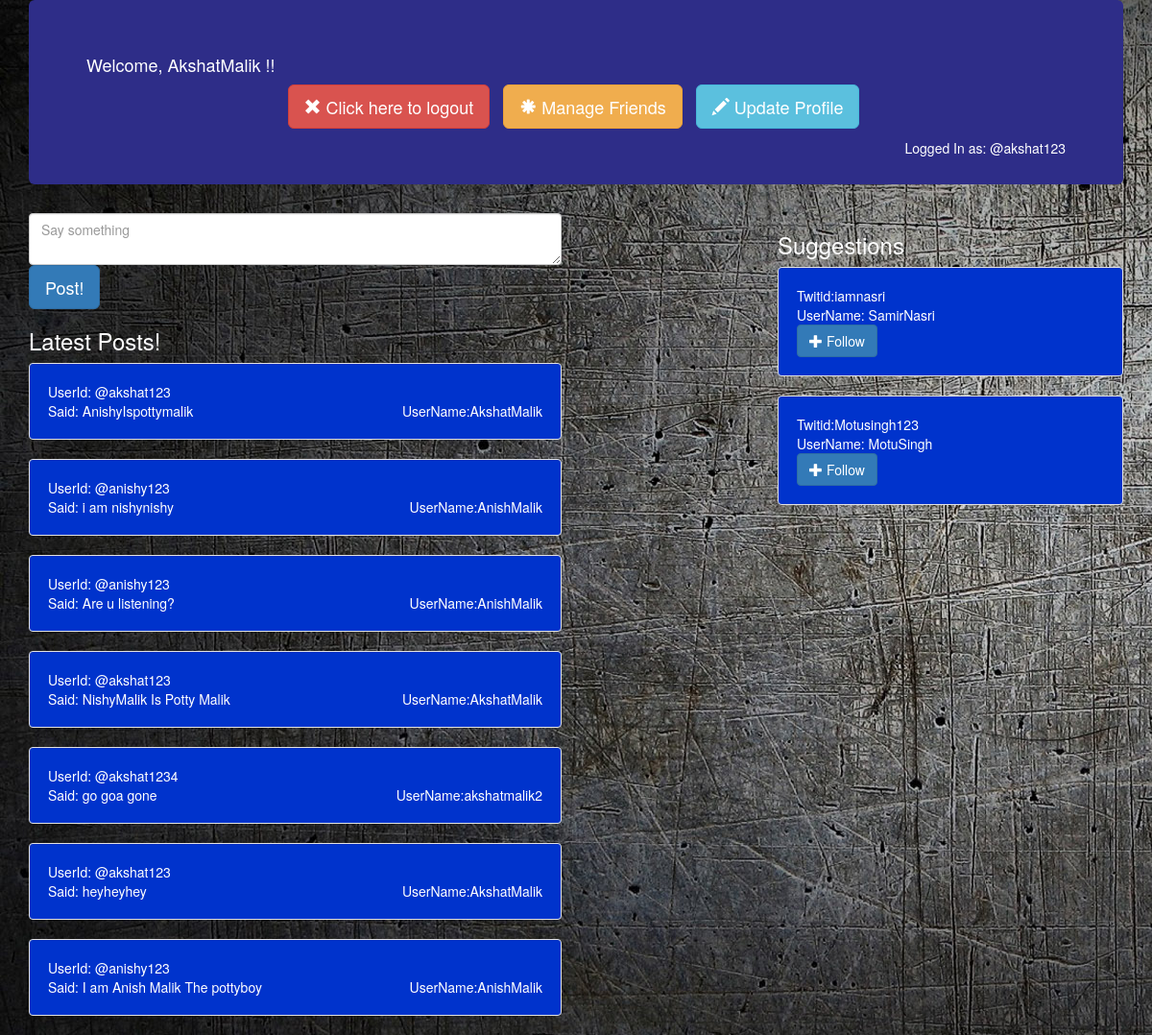
Screenshot of / (signed in) with the database file from the repository.
### tables this page shows
CREATE TABLE IF NOT EXISTS `tweets` (
  `id` int(11) NOT NULL,
  `twitid` varchar(20) NOT NULL,
  `username` varchar(20) NOT NULL,
  `tweetext` text NOT NULL
);

CREATE TABLE IF NOT EXISTS `loginfo` (
  `twitid` varchar(20) NOT NULL,
  `username` varchar(20) NOT NULL,
  `password` varchar(20) NOT NULL
);

### show.php (the view, shortened to what this page needs)
<head>
</head>
<body>
<?php
  if(isset($_SESSION['twitid']))
  {
	  $uname=$_SESSION['twitid'];
			$query="select * from `tweets` where `twitid` in (select `Follows` from `$uname`) order By `id` desc";
			$res=mysql_query($query);
			while($row=mysql_fetch_array($res))
	{
		echo "<div class='well'>";
		 echo "UserId: @".$row['twitid']."<br>"."Said: ".$row['tweetext'];
		 echo "<span class='pull-right'>";
		 echo "UserName:".$row['username'];
		 echo "</span>";
		 echo "</div>";
	}
  }
  else
	   header("location:login.php")
  ?>
 </body>

### suggest.php (shortened to what this page needs)
<?php
if(isset($_SESSION['twitid']))
{
			$twitid=$_SESSION['twitid'];
			$query="select `twitid`,`username` from `loginfo` where `twitid` NOT IN(select `follows` from `$twitid`)";
			$res=mysql_query($query);
			while($row=mysql_fetch_array($res))
	{
		echo"<div class='well'>";
		echo "Twitid:".$row['twitid']." <br>UserName: ".$row['username'];
		?>
		<br>
<a href="add.php?id=<?php echo $row['twitid']?>" class="btn btn-primary btn-md"><span class="glyphicon glyphicon-plus"></span> Follow</a>
</div>
<?php
  }
}
else
	header("location:login.php");
?>

### show.php (style rules this page uses)
.well { background-color:#0033cc; }

### rows the page displays
tweets: twitid "akshat123", tweetext "AnishyIspottymalik", username "AkshatMalik"
tweets: twitid "anishy123", tweetext "i am nishynishy", username "AnishMalik"
tweets: twitid "anishy123", tweetext "Are u listening?", username "AnishMalik"
tweets: twitid "akshat123", tweetext "NishyMalik Is Potty Malik", username "AkshatMalik"
tweets: twitid "akshat1234", tweetext "go goa gone", username "akshatmalik2"
tweets: twitid "akshat123", tweetext "heyheyhey", username "AkshatMalik"
tweets: twitid "anishy123", tweetext "I am Anish Malik The pottyboy", username "AnishMalik"
loginfo: twitid "iamnasri", username "SamirNasri"
loginfo: twitid "Motusingh123", username "MotuSingh"

### other values shown
$_SESSION['uuname'] "AkshatMalik"
$_SESSION['twitid'] "akshat123"
